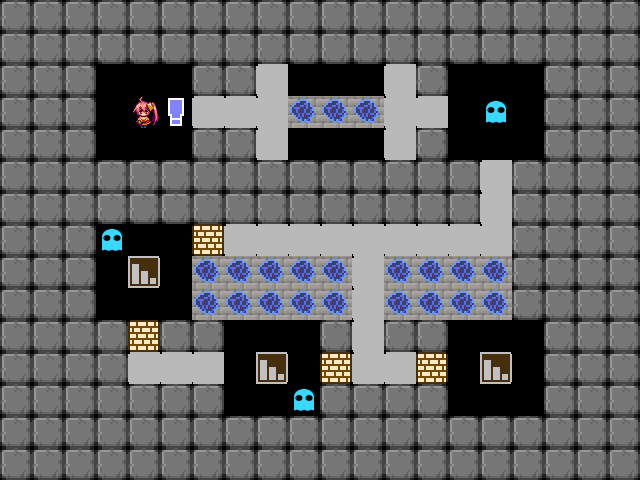

The image is a tile-based game level rendered from a .tmx file. Its description and complete source (layers, tilesets, objects, tile grids) follow:
An orthogonal 20x15 tile map with 32x32 px tiles, 1 tile layer (タイル・レイヤー1).

<map version="1.0" orientation="orthogonal" renderorder="right-down" width="20" height="15" tilewidth="32" tileheight="32" nextobjectid="1">
 <tileset firstgid="1" name="tileset" tilewidth="32" tileheight="32">
  <image source="tileset.png" width="256" height="128" />
 </tileset>
 <layer name="タイル・レイヤー1" width="20" height="15">
  <data encoding="csv">
3,3,3,3,3,3,3,3,3,3,3,3,3,3,3,3,3,3,3,3,
3,3,3,3,3,3,3,3,3,3,3,3,3,3,3,3,3,3,3,3,
3,3,3,0,0,0,3,3,4,0,0,0,4,3,0,0,0,3,3,3,
3,3,3,0,1,5,4,4,4,7,7,7,4,4,0,9,0,3,3,3,
3,3,3,0,0,0,3,3,4,0,0,0,4,3,0,0,0,3,3,3,
3,3,3,3,3,3,3,3,3,3,3,3,3,3,3,4,3,3,3,3,
3,3,3,3,3,3,3,3,3,3,3,3,3,3,3,4,3,3,3,3,
3,3,3,9,0,0,21,4,4,4,4,4,4,4,4,4,3,3,3,3,
3,3,3,0,2,0,7,7,7,7,7,4,7,7,7,7,3,3,3,3,
3,3,3,0,0,0,7,7,7,7,7,4,7,7,7,7,3,3,3,3,
3,3,3,3,21,3,3,0,0,0,3,4,3,3,0,0,0,3,3,3,
3,3,3,3,4,4,4,0,2,0,21,4,4,21,0,2,0,3,3,3,
3,3,3,3,3,3,3,0,0,9,3,3,3,3,0,0,0,3,3,3,
3,3,3,3,3,3,3,3,3,3,3,3,3,3,3,3,3,3,3,3,
3,3,3,3,3,3,3,3,3,3,3,3,3,3,3,3,3,3,3,3
</data>
 </layer>
</map>
